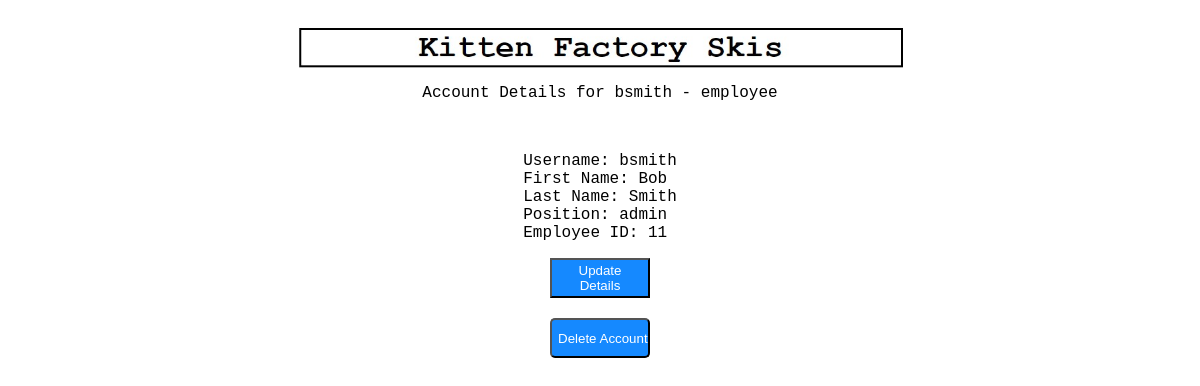
/code/security/account_details.php?username=bsmith (signed in), run on the app's committed database.
### tables this page shows
CREATE TABLE IF NOT EXISTS `employee` (
  `EMP_ID` int NOT NULL AUTO_INCREMENT,
  `first_name` varchar(50) NOT NULL,
  `last_name` varchar(50) NOT NULL,
  `position` varchar(50) NOT NULL,
  `USER_ID` int NOT NULL,
  PRIMARY KEY (`EMP_ID`),
  KEY `fk_employee_user_id` (`USER_ID`)
);

CREATE TABLE IF NOT EXISTS `users` (
  `USER_ID` int NOT NULL AUTO_INCREMENT,
  `username` varchar(150) NOT NULL,
  `password` varchar(150) NOT NULL,
  `role` varchar(50) NOT NULL,
  PRIMARY KEY (`USER_ID`)
);

### code/security/account_details.php (the view, shortened to what this page needs)
<html>
	<head>
		<link rel="stylesheet" type="text/css" href="../../styles/styles.css">
		<div class="container">
			<br><a href="../both/home_page.php"><img src="../../images/logo.jpg" width="605" height="42"></img></a>
		</div>
	</head>
</html>
<?php
require_once "../../database/dbinfo.php";
$conn = new mysqli($hn, $un, $pw, $db);
if(isset($_GET['username'])){
	$username = $_GET['username'];
	$query = "SELECT * FROM users WHERE username = '$username';";
	$result = $conn->query($query);
	$rows = $result->num_rows;
	for($j = 0; $j < $rows; $j++) {
		$row = $result->fetch_array(MYSQLI_ASSOC);
		if ($row['role'] == 'employee') {
			$query = "SELECT * FROM employee
					INNER JOIN users ON employee.USER_ID = users.USER_ID
					WHERE employee.USER_ID = '$row[USER_ID]';
					";
			$result = $conn->query($query);
			$rows = $result->num_rows;
			for($j = 0; $j < $rows; $j++) {
				$row = $result->fetch_array(MYSQLI_ASSOC);
				echo <<<_END
					<body>
						<div class="container">
							<p>Account Details for $row[username] - employee</p><br>
							<p>Username: $row[username]<br>
							   First Name: $row[first_name]<br>
							   Last Name: $row[last_name]<br>
							   Position: $row[position]<br>
							   Employee ID: $row[EMP_ID]<br>
							</p>
						</div>
					</body>
				_END;
			}
		}
		echo <<<_END
			<div class="container">
				<a href="account_update.php?USER_ID=$row[USER_ID]&role=$row[role]"><button type="button" class="Button">Update Details</button></a>
				<form action='account_delete.php' method='post' class='exempt-form'>
					<input type='hidden' name='delete' value='yes'>
					<input type='hidden' name='USER_ID' value='$row[USER_ID]'>
					<input type='hidden' name='role' value='$row[role]'>
					<input type='submit' class='Button' value='Delete Account'>
				</form>
				<style>
					form {
						display: flex;
						justify-content: center;
					}
				</style>
			</div>
		_END;
	}
}
?>

### styles/styles.css (style rules this page uses)
.container { display: flex; flex-direction: column; justify-content: center; align-items: center; font-family: Courier New, Courier, monospace; }
.exempt-form { border: None }
form { border: 1px solid black; border-radius: 5px; padding: 20px; line-height: 1.5; width: 400px; }
input { border-radius: 5px; }
.Button { height: 40px; width: 100px; background-color: #1589FF; color: white; }

### data on the page
employee: USER_ID.username "bsmith", first_name "Bob", last_name "Smith", position "admin", EMP_ID "11"
